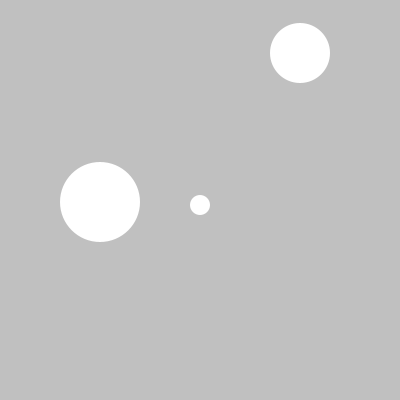
Frame 1 (no input)
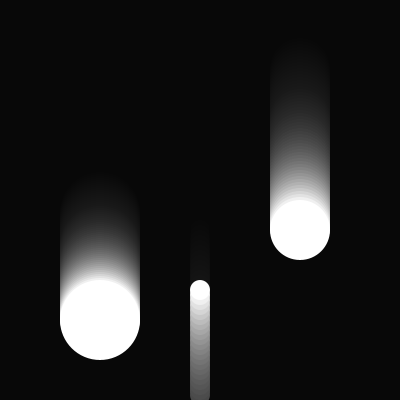
Frame 60 (the mouse pressed at the canvas centre just before this capture)
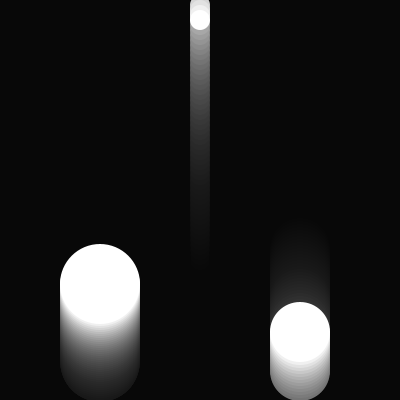
Frame 120 (the mouse held since frame 60 and released just before this capture)

The Processing sketch that drew these frames (run headless with seeded random() and noise(); from frame 60 on, the mouse is pressed at the canvas centre):

// Processing sketch: ThreeBoucingBallsInDifferentSpeed
// ── ThreeBoucingBallsInDifferentSpeed.pde
Spot sp1, sp2, sp3; //３つのオブジェクトを宣言
void setup(){
  size(400,400);
  smooth();
  noStroke();
  sp1 = new Spot(100,200,80,2);
  sp2 = new Spot(200,200,20,5);
  sp3 = new Spot(300,50,60,3);
}

void draw(){
  fill(0,15);
  rect(0,0,width,height);
  fill(255);
  sp1.move();
  sp2.move();
  sp3.move();
  sp1.display();
  sp2.display();
  sp3.display();
}

class Spot {
  float x, y;
  float diameter;
  float speed;
  int direction = 1;
  Spot(float xpos, float ypos, float dia, float sp){
    x = xpos;
    y = ypos;
    diameter = dia;
    speed = sp;
  }
  void move(){
    y += (speed * direction);
    if( ( y>(height-diameter/2) ) || ( y<diameter/2) ) {
      direction *= -1;
    }
  }
  void display(){
    ellipse(x,y,diameter,diameter);
  }
}
